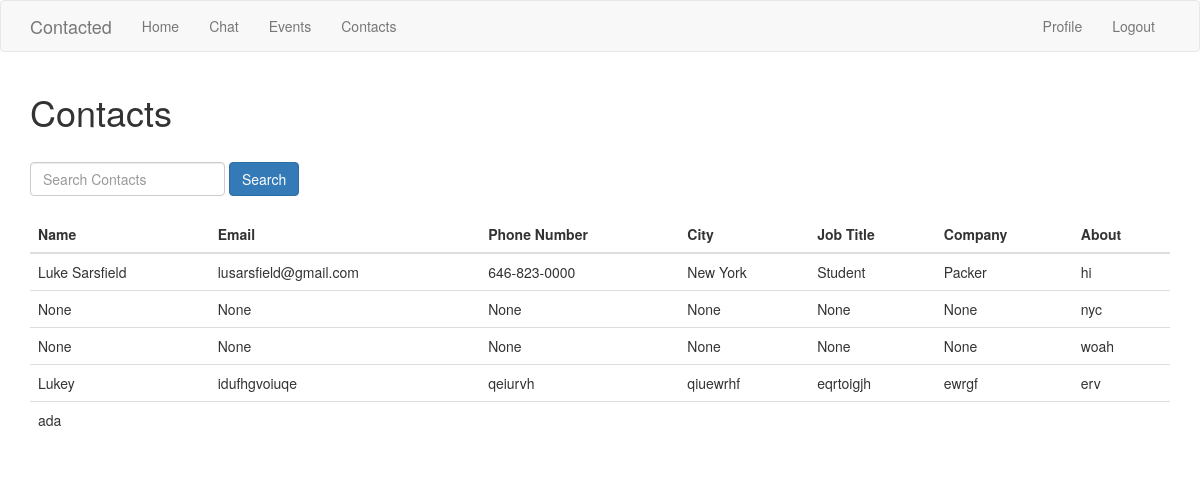
/contacts (signed in), run on the app's committed database.
### app/models.py (models this page shows, shortened)
class User(UserMixin, db.Model):
    id = db.Column(db.Integer, primary_key=True)
    username = db.Column(db.String(64), index=True, unique=True)
    email = db.Column(db.String(120), index=True, unique=True)
    password_hash = db.Column(db.String(128))
    posts = db.relationship('Post', backref='author', lazy='dynamic')
    fullname_me = db.Column(db.String(140))
    email_me = db.Column(db.String(140))
    phonenumber_me = db.Column(db.String(140))
    city_me = db.Column(db.String(140))
    jobtitle_me = db.Column(db.String(140))
    company_me = db.Column(db.String(140))
    about_me = db.Column(db.String(140))
    last_seen = db.Column(db.DateTime, default=datetime.utcnow)
    followed = db.relationship(
        'User', secondary=followers,
        primaryjoin=(followers.c.follower_id == id),
        secondaryjoin=(followers.c.followed_id == id),
        backref=db.backref('followers', lazy='dynamic'), lazy='dynamic')

### app/routes.py (the view)
@app.route('/contacts', methods=['GET', 'POST'])
@login_required
def contacts():
    users = User.query.all()
    return render_template('contacts.html', users=users)

### app/models.py (called while the page is built)
@login.user_loader
def load_user(id):
    return User.query.get(int(id))

### app/routes.py (called while the page is built)
@app.before_request
def before_request():
    if current_user.is_authenticated:
        current_user.last_seen = datetime.utcnow()
        db.session.commit()

### app/templates/contacts.html (shortened to what this page needs)
{% extends "base.html" %}
{% block content %}
  <div class="container">
    <h1>Contacts</h1>
    <br>
    <form class="form-inline mb-3">
      <div class="form-group">
        <input type="text" class="form-control" id="search-input" placeholder="Search Contacts">
      </div>
      <button type="button" class="btn btn-primary" id="search-button">Search</button>
    </form>
    <br>
    <table class="table">
      <thead>
        <tr>
          <th>Name</th>
          <th>Email</th>
          <th>Phone Number</th>
          <th>City</th>
          <th>Job Title</th>
          <th>Company</th>
          <th>About</th>
        </tr>
      </thead>
      <tbody>
        {% for user in users %}
        <tr>
          <td>{{ user.fullname_me }}</td>
          <td>{{ user.email_me }}</td>
          <td>{{ user.phonenumber_me }}</td>
          <td>{{ user.city_me }}</td>
          <td>{{ user.jobtitle_me }}</td>
          <td>{{ user.company_me }}</td>
          <td>{{ user.about_me }}</td>
        </tr>
        {% endfor %}
      </tbody>
    </table>
  </div>
{% endblock %}

### data on the page
User: fullname_me "Luke Sarsfield", email_me "lusarsfield@gmail.com", phonenumber_me "646-823-0000", city_me "New York", jobtitle_me "Student", company_me "Packer", about_me "hi"
User: fullname_me "None", email_me "None", phonenumber_me "None", city_me "None", jobtitle_me "None", company_me "None", about_me "nyc"
User: fullname_me "None", email_me "None", phonenumber_me "None", city_me "None", jobtitle_me "None", company_me "None", about_me "woah"
User: fullname_me "Lukey", email_me "idufhgvoiuqe", phonenumber_me "qeiurvh", city_me "qiuewrhf", jobtitle_me "eqrtoigjh", company_me "ewrgf", about_me "erv"
User: fullname_me "ada"
